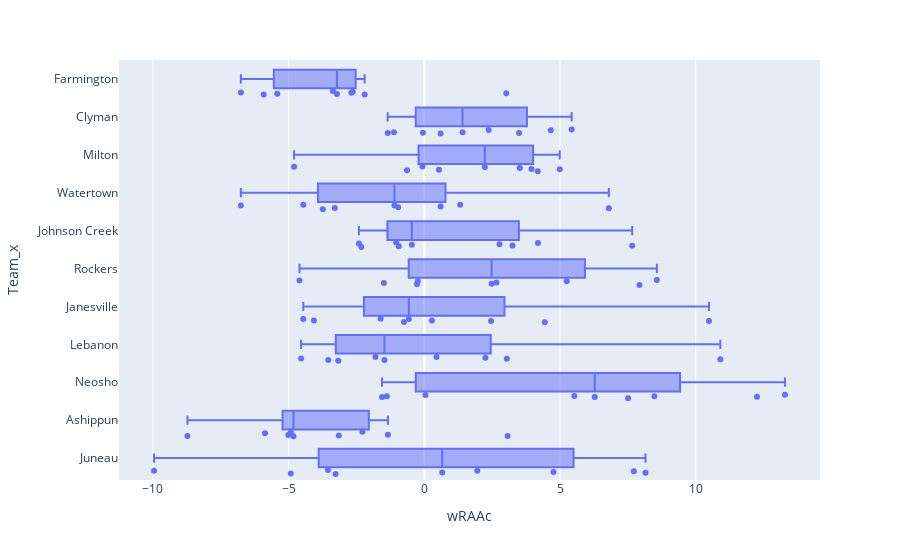

Notebook source saved alongside this figure:
### Code cell
#import seaborn as sns
#sns.boxplot(x='id', y='wRAAc', data=ndf[(ndf['Year_x']==2016) & (ndf['League_x']=='Southern')])
fig = px.box(ndf[(ndf['Year_x']==2017) & (ndf['League_x']=='Southern')], y='Team_x', x='wRAAc', points='all')
fig.show()

### Figure 1 — Plotly figure (JSON) as saved in the notebook; plotly's stock layout.template omitted (floating-point values rounded to 4 significant figures)
{"data": [{"alignmentgroup": "True", "boxpoints": "all", "hovertemplate": "wRAAc=%{x}<br>Team_x=%{y}<extra></extra>", "legendgroup": "", "marker": {"color": "#636efa"}, "name": "", "notched": false, "offsetgroup": "", "orientation": "h", "showlegend": false, "type": "box", "x": [8.15, -1.34, 13.29, 4.76, 12.26, 3.07, 2.25, 6.28, 4.44, 2.66, 10.91, -5.01, 3.04, -1.56, 8.57, 3.25, 7.66, 0.6, -0.96, -1.8, -1.38, -8.73, 1.95, 4.19, 4.99, -1.1, -4.8, 3.95, 2.46, 2.48, 1.41, -4.54, -6.76, -1.04, 7.93, 5.43, -3.27, -4.92, -1.35, 7.51, 10.49, -0.05, -9.96, -3.15, 0.54, -3.54, 4.18, 7.72, -2.32, -2.41, -1.47, 2.37, 5.25, 5.53, -5.42, 8.48, -3.74, 2.23, -1.12, -4.6, 0.45, -4.82, -3.55, -5.87, -4.46, -4.46, 3.49, 4.66, 0.04, -3.37, -0.24, -6.76, -0.46, 6.8, -2.69, 0.6, -3.3, -1.61, 1.32, 0.28, -0.94, -4.92, -0.07, -5.92, 0.66, 3.02, -3.22, -2.28, -0.57, -1.49, 3.52, -0.64, -0.27, -2.2, -0.75, -3.17, -2.64, 2.77, -4.07], "x0": " ", "xaxis": "x", "y": ["Juneau", "Ashippun", "Neosho", "Juneau", "Neosho", "Ashippun", "Lebanon", "Neosho", "Janesville", "Rockers", "Lebanon", "Ashippun", "Lebanon", "Neosho", "Rockers", "Johnson Creek", "Johnson Creek", "Watertown", "Watertown", "Lebanon", "Neosho", "Ashippun", "Juneau", "Johnson Creek", "Milton", "Watertown", "Milton", "Milton", "Janesville", "Rockers", "Clyman", "Lebanon", "Watertown", "Johnson Creek", "Rockers", "Clyman", "Juneau", "Ashippun", "Clyman", "Neosho", "Janesville", "Clyman", "Juneau", "Ashippun", "Milton", "Lebanon", "Milton", "Juneau", "Johnson Creek", "Johnson Creek", "Lebanon", "Clyman", "Rockers", "Neosho", "Farmington", "Neosho", "Watertown", "Milton", "Clyman", "Rockers", "Lebanon", "Ashippun", "Juneau", "Ashippun", "Watertown", "Janesville", "Clyman", "Clyman", "Neosho", "Farmington", "Rockers", "Farmington", "Johnson Creek", "Watertown", "Farmington", "Clyman", "Watertown", "Janesville", "Watertown", "Janesville", "Johnson Creek", "Juneau", "Milton", "Farmington", "Juneau", "Farmington", "Farmington", "Ashippun", "Janesville", "Rockers", "Milton", "Milton", "Rockers", "Farmington", "Janesville", "Lebanon", "Farmington", "Johnson Creek", "Janesville"], "y0": " ", "yaxis": "y"}], "layout": {"boxmode": "group", "legend": {"tracegroupgap": 0}, "margin": {"t": 60}, "xaxis": {"anchor": "y", "domain": [0, 1], "title": {"text": "wRAAc"}}, "yaxis": {"anchor": "x", "domain": [0, 1], "title": {"text": "Team_x"}}}}
